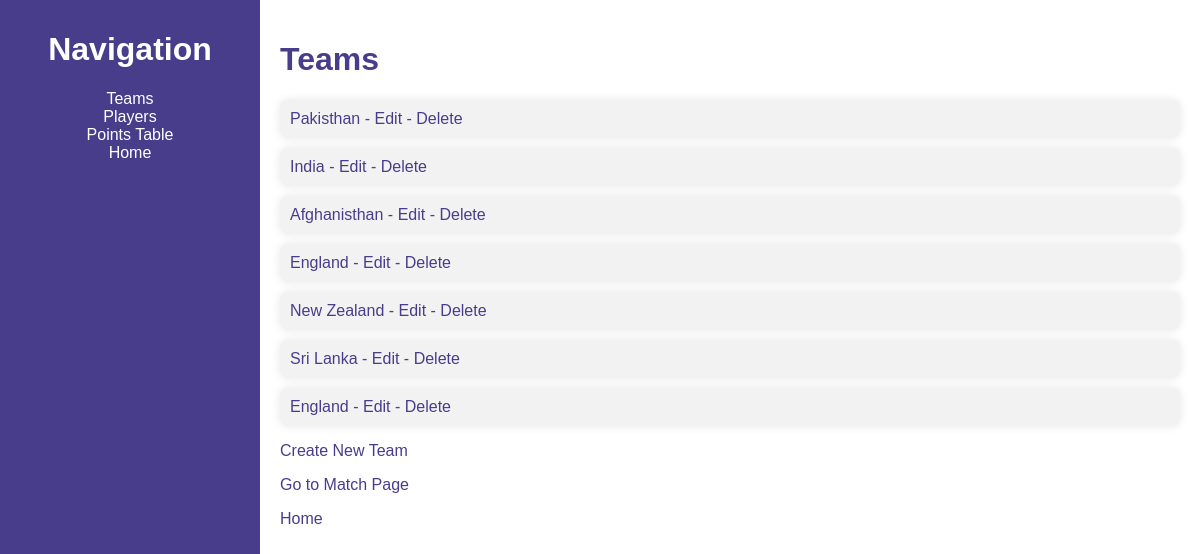
Screenshot of /teams/ with the database file from the repository.
### cricket_app/models.py (models this page shows, shortened)
class Team(models.Model):
    name = models.CharField(max_length=255)
    logo = models.ImageField(upload_to='team_logos/', null=True, blank=True)

### cricket_app/views.py (the view)
# urls.py: path('teams/', team_list, name='team_list'),
def team_list(request):
    teams = Team.objects.all()
    return render(request, 'team_list.html', {'teams': teams})

### cricket_app/templates/team_list.html (shortened to what this page needs)
<!DOCTYPE html>
<html lang="en">
<head>
</head>
<body>
    <div id="left-frame">
        <h1 style="color:white">Navigation</h1>
        <a href="{% url 'team_list' %}" style="color:white">Teams</a>
        <a href="{% url 'player_list' %}" style="color:white">Players</a>
        <a href="{% url 'points_table' %}" style="color:white">Points Table</a>
        <a href="{% url 'home' %}" style="color:white">Home</a>
    </div>
    <div id="right-frame">
        <h1>Teams</h1>
        {% for team in teams %}
          <div class="team-container">
            <a href="{% url 'team_detail' pk=team.pk %}">{{ team.name }}</a> -
            <a href="{% url 'team_edit' pk=team.pk %}">Edit</a> -
            <a href="{% url 'team_delete' pk=team.pk %}">Delete</a>
          </div>
        {% endfor %}
        <p><a href="{% url 'team_create' %}">Create New Team</a></p>
        <p><a href="{% url 'match_list' %}">Go to Match Page</a></p>
        <p><a href="{% url 'home' %}">Home</a></p>
    </div>
</body>
</html>

### cricket_app/templates/team_list.html (style rules this page uses)
body { margin: 0; padding: 0; display: flex; height: 100vh; font-family: 'Arial', sans-serif; }
#left-frame { width: 20%; background-color: #483d8b; color: white; padding: 10px; display: flex; flex-direction: column; align-items: center; }
#right-frame { flex: 1; background-color: white; color: #483d8b; padding: 20px; }
h1 { color: #483d8b; }
a { text-decoration: none; color: #483d8b; transition: color 0.3s; }
.team-container { background-color: #f2f2f2; padding: 10px; margin: 10px 0; border-radius: 8px; box-shadow: 0 0 10px rgba(0, 0, 0, 0.1); }

### rows the page displays
Team: name "Pakisthan"
Team: name "India"
Team: name "Afghanisthan"
Team: name "England"
Team: name "New Zealand"
Team: name "Sri Lanka"
Team: name "England"
